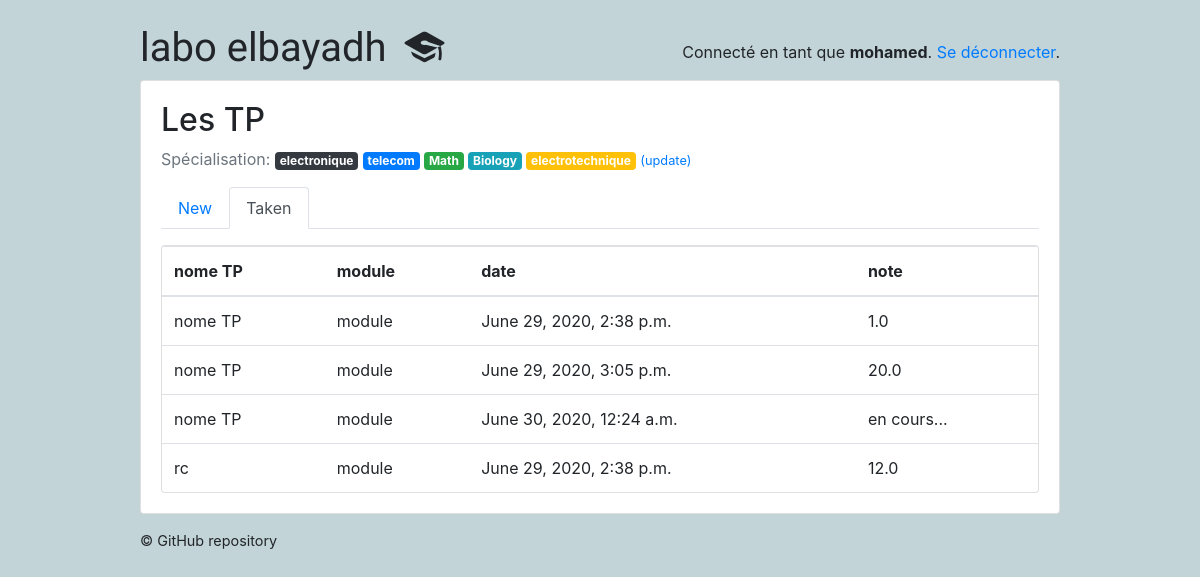
The page /students/taken/ (signed in) on the database as committed earlier.
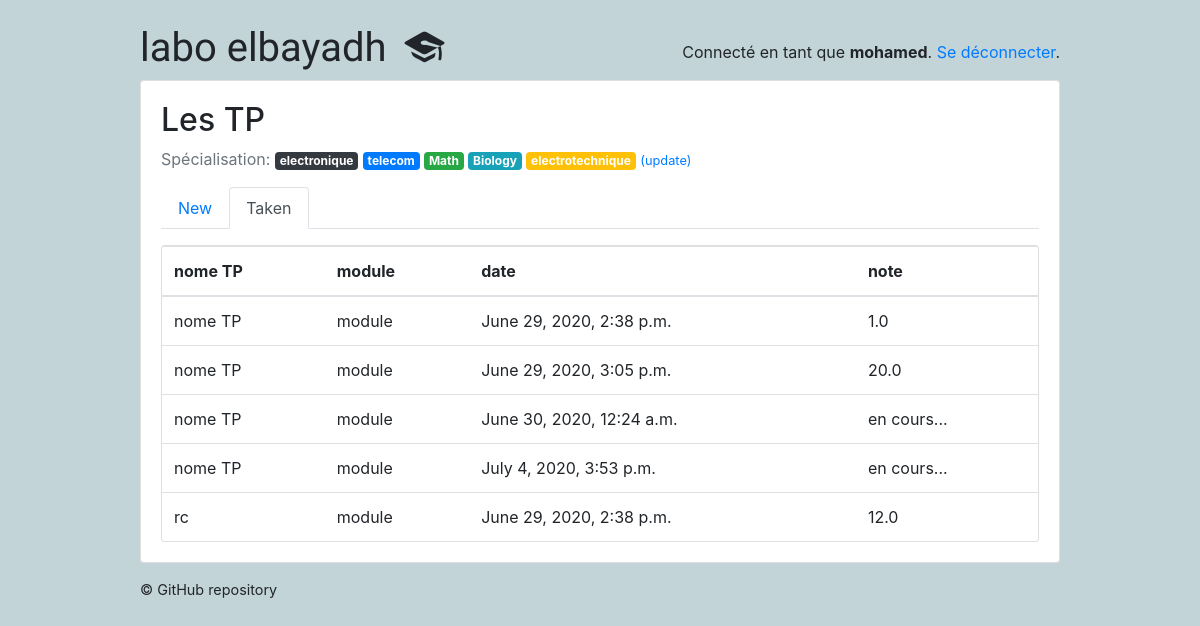
The same page on the database as committed later.
### classroom/models.py (models this page shows, shortened)
class Subject(models.Model):
    name = models.CharField(max_length=30)
    color = models.CharField(max_length=7, default='#007bff')
    def get_html_badge(self):
        name = escape(self.name)
        color = escape(self.color)
        html = '<span class="badge badge-primary" style="background-color: %s">%s</span>' % (color, name)
        return mark_safe(html)

class TakenQuiz(models.Model):
    student = models.ForeignKey(Student,on_delete=models.CASCADE, related_name='taken_quizzes')
    quiz = models.ForeignKey(Quiz, on_delete=models.CASCADE, related_name='taken_quizzes')
    score = models.FloatField()
    date = models.DateTimeField(auto_now_add=True)
    compte_rendu = models.FileField(upload_to='uploads_tp/')

class Quiz(models.Model):
    owner = models.ForeignKey(User, on_delete=models.CASCADE, related_name='quizzes')
    name = models.CharField(max_length=255 , default='nome TP')
    subject = models.ForeignKey(Subject, on_delete=models.CASCADE, related_name='quizzes')
    type_tp_posible = (
        ('RC', 'RC'),
        ('R', 'R'),
        ('RL', 'RL'),
    )
    type_tp = models.CharField(max_length=6 ,choices=type_tp_posible)
    description = models.TextField('description', max_length=500)
    module = models.CharField(max_length=255, default='module')

### classroom/views/students.py (the view)
# urls.py: path('taken/', students.TakenQuizListView.as_view(), name='taken_quiz_list'),
@method_decorator([login_required, student_required], name='dispatch')
class TakenQuizListView(ListView):
    model = TakenQuiz
    context_object_name = 'taken_quizzes'
    template_name = 'classroom/students/taken_quiz_list.html'
    def get_queryset(self):
        queryset = self.request.user.student.taken_quizzes \
            .select_related('quiz', 'quiz__subject') \
            .order_by('quiz__name')
        return queryset

### classroom/templates/classroom/students/taken_quiz_list.html
{% extends 'base.html' %}
{% block content %}
  {% include 'classroom/students/_header.html' with active='taken' %}
  <div class="card">
    <table class="table mb-0">
      <thead>
        <tr>
          <th>nome TP</th>
          <th>module</th>
          <th>date</th>
          <th>note</th>
        </tr>
      </thead>
      <tbody>
        {% for taken_quiz in taken_quizzes %}
          <tr>
            <td>{{ taken_quiz.quiz.name }}</td>
            <td>{{ taken_quiz.quiz.module }}</td>
            <td>{{ taken_quiz.date}}</td>
            {% if taken_quiz.score == 100.0  %}
            <td> en cours...</td>
            {% endif  %}
            {% if taken_quiz.score != 100.0  %}
            <td>{{ taken_quiz.score }}</td>
            {% endif  %}
          </tr>
        {% empty %}
          <tr>
            <td class="bg-light text-center font-italic" colspan="3">Vous n'avez effectué aucun travail pratique.</td>
          </tr>
        {% endfor %}
      </tbody>
    </table>
  </div>
{% endblock %}

### classroom/templates/classroom/students/_header.html
<h2>Les TP</h2>
<p class="text-muted">
  Spécialisation:{% for subject in user.student.interests.all %} {{ subject.get_html_badge }}{% endfor %}
  <a href="{% url 'students:student_interests' %}"><small>(update)</small></a>
</p>
<ul class="nav nav-tabs mb-3">
  <li class="nav-item">
    <a class="nav-link{% if active == 'new' %} active{% endif %}" href="{% url 'students:quiz_list' %}">New</a>
  </li>
  <li class="nav-item">
    <a class="nav-link{% if active == 'taken' %} active{% endif %}" href="{% url 'students:taken_quiz_list' %}">Taken</a>
  </li>
</ul>

Rows that differ between the two databases and show on the page:
added TakenQuiz: quiz.name "nome TP", quiz.module "module", date "July 4, 2020, 3:53 p.m.", score "en cours..."
